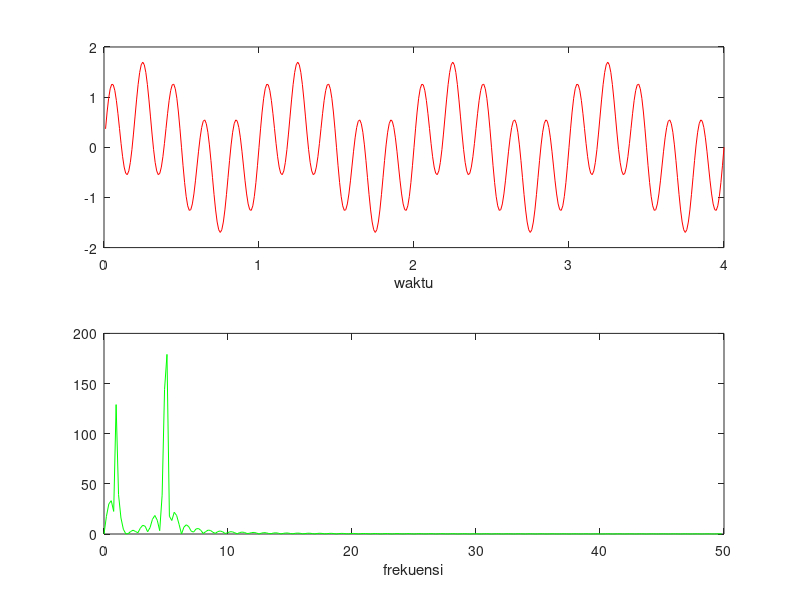

Reproduce this figure in MATLAB.
Fs=100;
t=(1:400)/Fs;
f1=1;
s1=(2/pi)*sin(2*pi*f1*t);
f2=5;
s2=(2/3/pi)*5*sin(2*pi*f2*t);
s=s1+s2;
subplot(211); plot(t,s, '-r')
xlabel('waktu')
S=fft(s,512);
w=(0:255)/256*(Fs/2);
subplot(212); plot(w,abs(S(1:256)), '-g')
xlabel('frekuensi')